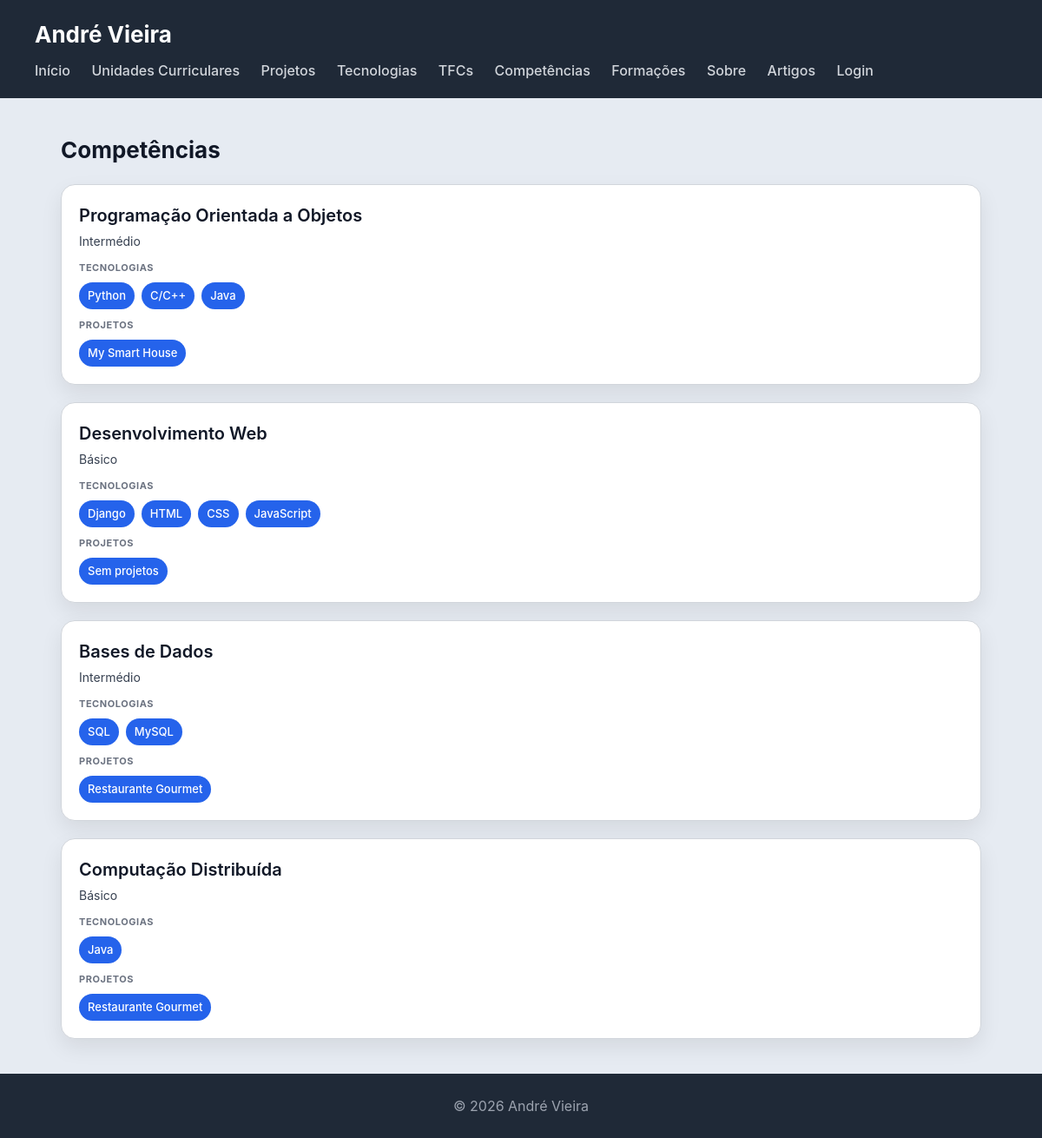
Screenshot of /portfolio/competencias/ with the database file from the repository.
### portfolio/models.py (models this page shows, shortened)
class Competencia(models.Model):
    NIVEL_CHOICES = [
        (1, 'Básico'),
        (2, 'Intermédio'),
        (3, 'Avançado'),
    ]
    nome = models.CharField(max_length=200)
    descricao = models.TextField(blank=True)
    nivel = models.IntegerField(choices=NIVEL_CHOICES, default=1)
    tecnologias = models.ManyToManyField(Tecnologia, related_name='competencias', blank=True)
    projetos = models.ManyToManyField(Projeto, related_name='competencias', blank=True)

class Tecnologia(models.Model):
    NIVEL_CHOICES = [
        (1, 'Iniciante'),
        (2, 'Básico'),
        (3, 'Intermédio'),
        (4, 'Avançado'),
        (5, 'Especialista'),
    ]
    nome = models.CharField(max_length=100)
    descricao = models.TextField(blank=True)
    logo = models.ImageField(upload_to='tecnologias/', blank=True, null=True)
    link_website = models.URLField(blank=True)
    nivel_interesse = models.IntegerField(choices=NIVEL_CHOICES, default=3)
    categoria = models.CharField(max_length=100, blank=True)

class Projeto(models.Model):
    nome = models.CharField(max_length=200)
    descricao = models.TextField()
    tecnologias = models.ManyToManyField(Tecnologia, related_name='projetos', blank=True)
    uc = models.ForeignKey(UnidadeCurricular, on_delete=models.SET_NULL, null=True, blank=True, related_name='projetos')
    imagem = models.ImageField(upload_to='projetos/', blank=True, null=True)
    link_github = models.URLField(blank=True)
    link_demo = models.URLField(blank=True)
    conceitos_aplicados = models.TextField(blank=True)
    data = models.DateField(blank=True, null=True)

### portfolio/views.py (the view)
# urls.py: path('competencias/', views.competencias_view, name='competencias'),
def competencias_view(request):
    competencias = Competencia.objects.prefetch_related('tecnologias', 'projetos').all()
    return render(request, 'portfolio/competencias.html', {'competencias': competencias, 'is_gestor': is_gestor(request.user)})

### portfolio/views.py (called while the page is built)
def is_gestor(user):
    return user.is_authenticated and user.groups.filter(name='gestor-portfolio').exists()

### portfolio/templates/portfolio/competencias.html (shortened to what this page needs)
{% extends 'portfolio/base.html' %}
{% block content %}
<h2>Competências</h2>
<section>
    {% for competencia in competencias %}
    <article>
        <header>
            <h3>{{ competencia.nome }}</h3>
            <p>{{ competencia.get_nivel_display }}</p>
        </header>
        <section>
            <h4>Tecnologias</h4>
            <ul>
                {% for tecnologia in competencia.tecnologias.all %}
                <li>{{ tecnologia.nome }}</li>
                {% empty %}
                <li>Sem tecnologias</li>
                {% endfor %}
            </ul>
        </section>
        <section>
            <h4>Projetos</h4>
            <ul>
                {% for projeto in competencia.projetos.all %}
                <li>{{ projeto.nome }}</li>
                {% empty %}
                <li>Sem projetos</li>
                {% endfor %}
            </ul>
        </section>
    </article>
    {% endfor %}
</section>
{% endblock %}

### portfolio/static/portfolio/styles.css (style rules this page uses)
* { box-sizing: border-box; margin: 0; padding: 0; }
body { font-family: "Inter", "Segoe UI", system-ui, -apple-system, sans-serif; background: #e6ebf2; color: #111827; line-height: 1.5; }
h2 { margin-bottom: 20px; font-size: 26px; }
section > article { background: white; padding: 20px; border-radius: 16px; border: 1px solid #d1d5db; box-shadow: 0 10px 25px rgba(0,0,0,0.08); transition: all 0.25s ease; margin-bottom: 20px; }
article > header { margin-bottom: 12px; }
article > header > h3 { font-size: 20px; font-weight: 600; margin-bottom: 4px; }
article > header > p { font-size: 14px; color: #374151; }
article > section { margin-top: 10px; }
article > section > h4 { font-size: 11px; text-transform: uppercase; color: #6b7280; margin-bottom: 8px; letter-spacing: 0.05em; }
article > section > ul { list-style: none; display: flex; flex-wrap: wrap; gap: 8px; }
article > section > ul > li { background: #2563eb; color: white; padding: 6px 10px; border-radius: 999px; font-size: 13px; font-weight: 500; }

### rows the page displays
Competencia: nome "Programação Orientada a Objetos", nivel "Intermédio"
Tecnologia: nome "Python"
Tecnologia: nome "C/C++"
Tecnologia: nome "Java"
Projeto: nome "My Smart House"
Competencia: nome "Desenvolvimento Web", nivel "Básico"
Tecnologia: nome "Django"
Tecnologia: nome "HTML"
Tecnologia: nome "CSS"
Tecnologia: nome "JavaScript"
Competencia: nome "Bases de Dados", nivel "Intermédio"
Tecnologia: nome "SQL"
Tecnologia: nome "MySQL"
Projeto: nome "Restaurante Gourmet"
Competencia: nome "Computação Distribuída", nivel "Básico"
